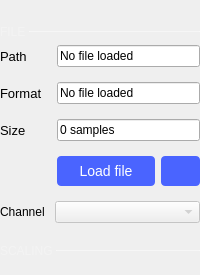
                 <widget class="QWidget" name="tabBuffer">
                  <property name="sizePolicy">
                   <sizepolicy hsizetype="Maximum" vsizetype="Maximum">
                    <horstretch>0</horstretch>
                    <verstretch>0</verstretch>
                   </sizepolicy>
                  </property>
                  <attribute name="title">
                   <string>Buffer</string>
                  </attribute>
                  <layout class="QVBoxLayout" name="verticalLayout">
                   <property name="leftMargin">
                    <number>0</number>
                   </property>
                   <property name="topMargin">
                    <number>25</number>
                   </property>
                   <property name="rightMargin">
                    <number>0</number>
                   </property>
                   <item>
                    <layout class="QHBoxLayout" name="horizontalLayout_10">
                     <property name="spacing">
                      <number>0</number>
                     </property>
                     <item>
                      <widget class="QLabel" name="label_6">
                       <property name="sizePolicy">
                        <sizepolicy hsizetype="Maximum" vsizetype="Maximum">
                         <horstretch>0</horstretch>
                         <verstretch>0</verstretch>
                        </sizepolicy>
                       </property>
                       <property name="styleSheet">
                        <string notr="true">  QLabel {
        font-size: 12px;
        color: rgba(255, 255, 255, 70);
    }</string>
                       </property>
                       <property name="text">
                        <string>FILE </string>
                       </property>
                      </widget>
                     </item>
                     <item>
                      <widget class="Line" name="line_4">
                       <property name="minimumSize">
                        <size>
                         <width>0</width>
                         <height>1</height>
                        </size>
                       </property>
                       <property name="maximumSize">
                        <size>
                         <width>16777215</width>
                         <height>1</height>
                        </size>
                       </property>
                       <property name="styleSheet">
                        <string notr="true">border: 1px solid rgba(255, 255, 255, 70);</string>
                       </property>
                       <property name="orientation">
                        <enum>Qt::Horizontal</enum>
                       </property>
                      </widget>
                     </item>
                    </layout>
                   </item>
                   <item>
                    <layout class="QHBoxLayout" name="horizontalLayout_7">
                     <property name="spacing">
                      <number>10</number>
                     </property>
                     <property name="topMargin">
                      <number>0</number>
                     </property>
                     <property name="rightMargin">
                      <number>0</number>
                     </property>
                     <item>
                      <layout class="QFormLayout" name="formLayout">
                       <property name="fieldGrowthPolicy">
                        <enum>QFormLayout::AllNonFixedFieldsGrow</enum>
                       </property>
                       <property name="horizontalSpacing">
                        <number>15</number>
                       </property>
                       <property name="verticalSpacing">
                        <number>15</number>
                       </property>
                       <property name="leftMargin">
                        <number>0</number>
                       </property>
                       <property name="rightMargin">
                        <number>0</number>
                       </property>
                       <item row="0" column="0">
                        <widget class="QLabel" name="label_5">
                         <property name="sizePolicy">
                          <sizepolicy hsizetype="Preferred" vsizetype="Preferred">
                           <horstretch>0</horstretch>
                           <verstretch>0</verstretch>
                          </sizepolicy>
                         </property>
                         <property name="font">
                          <font>
                           <pointsize>10</pointsize>
                          </font>
                         </property>
                         <property name="text">
                          <string>Path</string>
                         </property>
                        </widget>
                       </item>
                       <item row="0" column="1">
                        <widget class="QLineEdit" name="label_path">
                         <property name="enabled">
                          <bool>true</bool>
                         </property>
                         <property name="sizePolicy">
                          <sizepolicy hsizetype="Minimum" vsizetype="Fixed">
                           <horstretch>0</horstretch>
                           <verstretch>0</verstretch>
                          </sizepolicy>
                         </property>
                         <property name="text">
                          <string>No file loaded</string>
                         </property>
                         <property name="readOnly">
                          <bool>true</bool>
                         </property>
                        </widget>
                       </item>
                       <item row="1" column="0">
                        <widget class="QLabel" name="label_9">
                         <property name="font">
                          <font>
                           <pointsize>10</pointsize>
                          </font>
                         </property>
                         <property name="text">
                          <string>Format</string>
                         </property>
                        </widget>
                       </item>
                       <item row="1" column="1">
                        <widget class="QLineEdit" name="label_format">
                         <property name="enabled">
                          <bool>true</bool>
                         </property>
                         <property name="sizePolicy">
                          <sizepolicy hsizetype="Minimum" vsizetype="Fixed">
                           <horstretch>0</horstretch>
                           <verstretch>0</verstretch>
                          </sizepolicy>
                         </property>
                         <property name="text">
                          <string>No file loaded</string>
                         </property>
                         <property name="readOnly">
                          <bool>true</bool>
                         </property>
                        </widget>
                       </item>
                       <item row="2" column="0">
                        <widget class="QLabel" name="label_7">
                         <property name="font">
                          <font>
                           <pointsize>10</pointsize>
                          </font>
                         </property>
                         <property name="text">
                          <string>Size</string>
                         </property>
                        </widget>
                       </item>
                       <item row="2" column="1">
                        <widget class="QLineEdit" name="label_size">
                         <property name="enabled">
                          <bool>true</bool>
                         </property>
                         <property name="sizePolicy">
                          <sizepolicy hsizetype="Minimum" vsizetype="Fixed">
                           <horstretch>0</horstretch>
                           <verstretch>0</verstretch>
                          </sizepolicy>
                         </property>
                         <property name="text">
                          <string>0 samples</string>
                         </property>
                         <property name="readOnly">
                          <bool>true</bool>
                         </property>
                        </widget>
                       </item>
                       <item row="3" column="1">
                        <widget class="QWidget" name="load_file_btn_widget" native="true">
                         <layout class="QHBoxLayout" name="horizontalLayout_12">
                          <property name="leftMargin">
                           <number>0</number>
                          </property>
                          <property name="topMargin">
                           <number>0</number>
                          </property>
                          <property name="rightMargin">
                           <number>0</number>
                          </property>
                          <property name="bottomMargin">
                           <number>0</number>
                          </property>
                          <item>
                           <widget class="QPushButton" name="load_file">
                            <property name="sizePolicy">
                             <sizepolicy hsizetype="Minimum" vsizetype="Maximum">
                              <horstretch>8</horstretch>
                              <verstretch>0</verstretch>
                             </sizepolicy>
                            </property>
                            <property name="minimumSize">
                             <size>
                              <width>0</width>
                              <height>0</height>
                             </size>
                            </property>
                            <property name="maximumSize">
                             <size>
                              <width>16777215</width>
                              <height>16777215</height>
                             </size>
                            </property>
                            <property name="styleSheet">
                             <string notr="true">QPushButton{

/*height: 128px;
width: 128px;
background-image: url(:/icons/floppy.svg);*/
background-position: center center;
background-repeat: no-repeat;
background-color: #4a64ff;
  height: 30px;
  border-radius: 4px;
  
  font-size: 14px;
  font-weight: normal;
  font-style: normal;
  text-align: center;
  color: #ffffff;
}


QPushButton:hover
{
	 background-color: #4a34ff;
}
</string>
                            </property>
                            <property name="text">
                             <string>Load file</string>
                            </property>
                           </widget>
                          </item>
                          <item>
                           <widget class="QPushButton" name="refreshBtn">
                            <property name="sizePolicy">
                             <sizepolicy hsizetype="Minimum" vsizetype="Fixed">
                              <horstretch>2</horstretch>
                              <verstretch>0</verstretch>
                             </sizepolicy>
                            </property>
                            <property name="styleSheet">
                             <string notr="true">QPushButton{

/*height: 128px;
width: 128px;*/
image: url(:/icons/refresh.svg);

background-position: center center;
background-repeat: no-repeat;
background-color: #4a64ff;
  height: 30px;
  border-radius: 4px;
  
  font-size: 14px;
  font-weight: normal;
  font-style: normal;
  text-align: center;
  color: #ffffff;
}


QPushButton:hover
{
	 background-color: #4a34ff;
}
</string>
                            </property>
                            <property name="text">
                             <string/>
                            </property>
                           </widget>
                          </item>
                         </layout>
                        </widget>
                       </item>
                       <item row="5" column="0" colspan="2">
                        <layout class="QHBoxLayout" name="horizontalLayout_4">
                         <property name="spacing">
                          <number>10</number>
                         </property>
                         <item>
                          <widget class="QLabel" name="label">
                           <property name="sizePolicy">
                            <sizepolicy hsizetype="Maximum" vsizetype="Preferred">
                             <horstretch>0</horstretch>
                             <verstretch>0</verstretch>
                            </sizepolicy>
                           </property>
                           <property name="text">
                            <string>Channel</string>
                           </property>
                          </widget>
                         </item>
                         <item>
                          <widget class="QComboBox" name="fileChannel">
                           <property name="enabled">
                            <bool>false</bool>
                           </property>
                           <property name="sizePolicy">
                            <sizepolicy hsizetype="Minimum" vsizetype="Fixed">
                             <horstretch>0</horstretch>
                             <verstretch>0</verstretch>
                            </sizepolicy>
                           </property>
                           <property name="currentText">
                            <string/>
                           </property>
                          </widget>
                         </item>
                        </layout>
                       </item>
                      </layout>
                     </item>
                    </layout>
                   </item>
                   <item>
                    <layout class="QHBoxLayout" name="horizontalLayout_2">
                     <property name="spacing">
                      <number>0</number>
                     </property>
                     <property name="topMargin">
                      <number>15</number>
                     </property>
                     <item>
                      <widget class="QLabel" name="label_4">
                       <property name="sizePolicy">
                        <sizepolicy hsizetype="Maximum" vsizetype="Maximum">
                         <horstretch>0</horstretch>
                         <verstretch>0</verstretch>
                        </sizepolicy>
                       </property>
                       <property name="styleSheet">
                        <string notr="true">  QLabel {
        font-size: 12px;
        color: rgba(255, 255, 255, 70);
    }</string>
                       </property>
                       <property name="text">
                        <string>SCALING </string>
                       </property>
                      </widget>
                     </item>
                     <item>
                      <widget class="Line" name="line_2">
                       <property name="minimumSize">
                        <size>
                         <width>0</width>
                         <height>1</height>
                        </size>
                       </property>
                       <property name="maximumSize">
                        <size>
                         <width>16777215</width>
                         <height>1</height>
                        </size>
                       </property>
                       <property name="styleSheet">
                        <string notr="true">border: 1px solid rgba(255, 255, 255, 70);</string>
                       </property>
                       <property name="orientation">
                        <enum>Qt::Horizontal</enum>
                       </property>
                      </widget>
                     </item>
                    </layout>
                   </item>
                   <item>
                    <layout class="QVBoxLayout" name="verticalLayout_8">
                     <property name="bottomMargin">
                      <number>0</number>
                     </property>
                     <item>
                      <layout class="QGridLayout" name="waveformGrid_2"/>
                     </item>
                    </layout>
                   </item>
                   <item>
                    <widget class="QWidget" name="widget" native="true">
                     <property name="sizePolicy">
                      <sizepolicy hsizetype="Minimum" vsizetype="Preferred">
                       <horstretch>0</horstretch>
                       <verstretch>0</verstretch>
                      </sizepolicy>
                     </property>
                     <layout class="QVBoxLayout" name="verticalLayout_11">
                      <property name="spacing">
                       <number>0</number>
                      </property>
                      <property name="leftMargin">
                       <number>0</number>
                      </property>
                      <property name="topMargin">
                       <number>0</number>
                      </property>
                      <property name="rightMargin">
                       <number>0</number>
                      </property>
                      <property name="bottomMargin">
                       <number>0</number>
                      </property>
                     </layout>
                    </widget>
                   </item>
                  </layout>
                 </widget>
